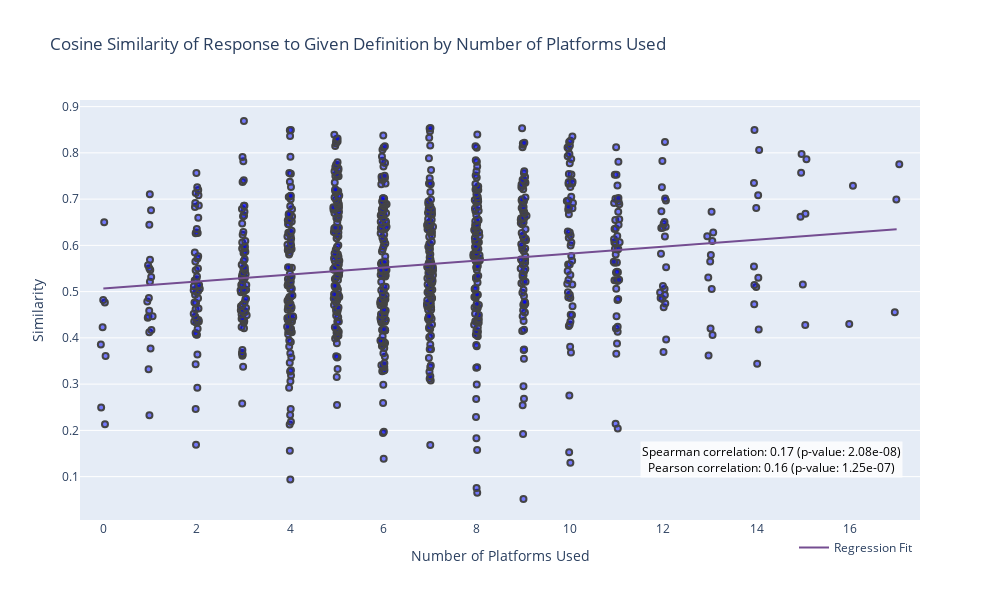

The cell this chart's notebook holds for it:
### Code cell
fig = px.strip(
    df,
    x='n_platforms',
    y='sim_to_def',
    title='Cosine Similarity of Response to Given Definition by Number of Platforms Used',
)

fig.update_traces(marker=dict(
    color='rgba(0, 0, 255, 0.5)',
    line=dict(width=2)))

fig.update_layout(
    xaxis_title='Number of Platforms Used',
    yaxis_title='Similarity',
    showlegend=False,
    width=1000,
    height=600,
)

# add regression line
X = X = df.n_platforms.values.reshape(-1, 1)

model = sklearn.linear_model.LinearRegression()
model.fit(X, df.sim_to_def)

x_range = np.linspace(X.min(), X.max())
y_range = model.predict(x_range.reshape(-1, 1))

fig.add_trace(go.Scatter(
    x=x_range,
    y=y_range,
    name='Regression Fit',
    marker=dict(
        color='rgb(116, 77, 145)',
    ),

),
)


# spearman correlation
s_s, s_p = stats.spearmanr(df['n_platforms'], df['sim_to_def'], alternative='greater')
# pearson correlation
p_s, p_p = stats.pearsonr(df['n_platforms'], df['sim_to_def'], alternative='greater')

fig.add_annotation(
    xref='paper',
    yref='paper',
    x=0.98,
    y=0.1,
    text=f'Spearman correlation: {s_s:.2f} (p-value: {s_p:.2e})<br>Pearson correlation: {p_s:.2f} (p-value: {p_p:.2e})',
    showarrow=False,
    font=dict(size=12, color='black'),
    bgcolor='rgba(255, 255, 255, 0.8)',
)

fig.update_layout(
    showlegend=True, 
    legend =dict(
        orientation="h",
        yanchor="bottom",
        x=.85
        )
    )

fig.write_image('../../figures/similarity_to_def_vs_platforms_used.png')

fig.show()

### Figure 1 — Plotly figure (JSON) as saved in the notebook; plotly's stock layout.template omitted (floating-point values rounded to 4 significant figures; data arrays with more than 128 entries replaced by an {"elided": "..."} marker saying what was removed)
{"data": [{"alignmentgroup": "True", "boxpoints": "all", "fillcolor": "rgba(255,255,255,0)", "hoveron": "points", "hovertemplate": "n_platforms=%{x}<br>sim_to_def=%{y}<extra></extra>", "legendgroup": "", "line": {"color": "rgba(255,255,255,0)"}, "marker": {"color": "rgba(0, 0, 255, 0.5)", "line": {"width": 2}}, "name": "", "offsetgroup": "", "orientation": "v", "pointpos": 0, "showlegend": false, "type": "box", "x": {"elided": "1002 int values"}, "x0": " ", "xaxis": "x", "y": {"elided": "1002 float values"}, "y0": " ", "yaxis": "y"}, {"marker": {"color": "rgb(116, 77, 145)"}, "name": "Regression Fit", "type": "scatter", "x": [0.0, 0.3469, 0.6939, 1.041, 1.388, 1.735, 2.082, 2.429, 2.776, 3.122, 3.469, 3.816, 4.163, 4.51, 4.857, 5.204, 5.551, 5.898, 6.245, 6.592, 6.939, 7.286, 7.633, 7.98, 8.327, 8.673, 9.02, 9.367, 9.714, 10.06, 10.41, 10.76, 11.1, 11.45, 11.8, 12.14, 12.49, 12.84, 13.18, 13.53, 13.88, 14.22, 14.57, 14.92, 15.27, 15.61, 15.96, 16.31, 16.65, 17.0], "y": [0.5067, 0.5093, 0.512, 0.5146, 0.5172, 0.5198, 0.5224, 0.525, 0.5276, 0.5303, 0.5329, 0.5355, 0.5381, 0.5407, 0.5433, 0.546, 0.5486, 0.5512, 0.5538, 0.5564, 0.559, 0.5616, 0.5643, 0.5669, 0.5695, 0.5721, 0.5747, 0.5773, 0.58, 0.5826, 0.5852, 0.5878, 0.5904, 0.593, 0.5956, 0.5983, 0.6009, 0.6035, 0.6061, 0.6087, 0.6113, 0.614, 0.6166, 0.6192, 0.6218, 0.6244, 0.627, 0.6296, 0.6323, 0.6349]}], "layout": {"annotations": [{"bgcolor": "rgba(255, 255, 255, 0.8)", "font": {"color": "black", "size": 12}, "showarrow": false, "text": "Spearman correlation: 0.17 (p-value: 2.08e-08)<br>Pearson correlation: 0.16 (p-value: 1.25e-07)", "x": 0.98, "xref": "paper", "y": 0.1, "yref": "paper"}], "boxmode": "group", "height": 600, "legend": {"orientation": "h", "tracegroupgap": 0, "x": 0.85, "yanchor": "bottom"}, "showlegend": true, "title": {"text": "Cosine Similarity of Response to Given Definition by Number of Platforms Used"}, "width": 1000, "xaxis": {"anchor": "y", "domain": [0, 1], "title": {"text": "Number of Platforms Used"}}, "yaxis": {"anchor": "x", "domain": [0, 1], "title": {"text": "Similarity"}}}}
